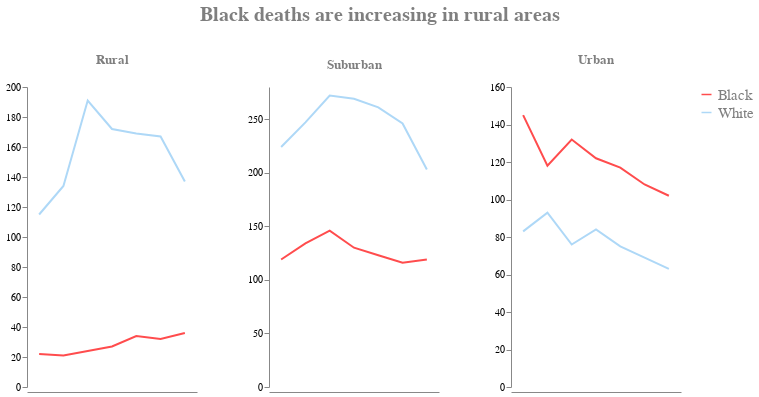

Notebook cell for this chart:
### Markdown cell above
If we look at the police killings based on the number of households per square mile, we find that more people, especially Black people, are dying in rural and surburban areas. A possible reason for this disparity may be that these areas do not face the same scrutiny or pressure to reform their policing practices. It seems like only when high-profile killings happen, do people actually pay attention, which is just awful. How many more deaths are happening out there that we aren't aware of just because it hasn't generated the same level of attention as Ferguson or Minneapolis?

### Code cell
#hide_input

#show where police shootings are happening
geo2 = df.groupby(['year','Race','Geography']).size().reset_index()
geo2 = geo2[(geo2.Race == 'Black') | (geo2.Race == 'White')]
geo2 = geo2.rename(columns={0:'deaths'})
geo2['year'] = geo2['year'].astype(str)

domain = ['Black', 'White']
range_ = ['#ff4c4d', '#aed8f7']

a = alt.Chart(geo2).mark_line().encode(
    alt.X('year', axis=alt.Axis(values=[2013, 2019], labelAngle=0)),
    alt.Y('deaths'),
    color=alt.Color('Race', scale=alt.Scale(domain=domain, range=range_))
).properties(width=170)

alt.layer(a, data=geo2).facet(
    alt.Column('Geography', title=None, 
               header=alt.Header(labelFontSize=13, labelColor='#7f7f7f', labelFontWeight='bolder', 
                                 labelAlign='center', labelAnchor='middle', labelOrient='top', labelPadding=15)),
    spacing=alt.RowColnumber(column=50),
    title='Black deaths are increasing in rural areas'
).resolve_scale(
    y='independent'
).configure_axis(
    grid=False
).configure_axisX(
    title=None
).configure_axisY(
    title=None
).configure_view(
    strokeWidth=0
).configure_title(
    fontSize=20,
    anchor='middle',
    color='#7f7f7f',
    dy=-25
).configure_legend(
    title=None, labelFontSize=15, labelColor='#7f7f7f', orient='right')

### Figure 1 — Vega-Lite specification as saved in the notebook (floating-point values rounded to 4 significant figures)
{"config": {"view": {"continuousWidth": 400, "continuousHeight": 300, "strokeWidth": 0}, "axis": {"grid": false}, "axisX": {"title": null}, "axisY": {"title": null}, "legend": {"labelColor": "#7f7f7f", "labelFontSize": 15, "orient": "right", "title": null}, "title": {"anchor": "middle", "color": "#7f7f7f", "dy": -25, "fontSize": 20}}, "data": {"name": "data-c23900770cba1b5d6ebd3115cd1e1a4e"}, "facet": {"type": "nominal", "field": "Geography", "header": {"labelAlign": "center", "labelAnchor": "middle", "labelColor": "#7f7f7f", "labelFontSize": 13, "labelFontWeight": "bolder", "labelOrient": "top", "labelPadding": 15}, "title": null}, "spec": {"layer": [{"mark": "line", "encoding": {"color": {"type": "nominal", "field": "Race", "scale": {"domain": ["Black", "White"], "range": ["#ff4c4d", "#aed8f7"]}}, "x": {"type": "nominal", "axis": {"labelAngle": 0, "values": [2013, 2019]}, "field": "year"}, "y": {"type": "quantitative", "field": "deaths"}}, "width": 170}]}, "resolve": {"scale": {"y": "independent"}}, "spacing": {"column": 50}, "title": "Black deaths are increasing in rural areas", "$schema": "https://vega.github.io/schema/vega-lite/v4.8.1.json", "datasets": {"data-c23900770cba1b5d6ebd3115cd1e1a4e": [{"year": "2013", "Race": "Black", "Geography": "Rural", "deaths": 22}, {"year": "2013", "Race": "Black", "Geography": "Suburban", "deaths": 119}, {"year": "2013", "Race": "Black", "Geography": "Urban", "deaths": 145}, {"year": "2013", "Race": "White", "Geography": "Rural", "deaths": 115}, {"year": "2013", "Race": "White", "Geography": "Suburban", "deaths": 224}, {"year": "2013", "Race": "White", "Geography": "Urban", "deaths": 83}, {"year": "2014", "Race": "Black", "Geography": "Rural", "deaths": 21}, {"year": "2014", "Race": "Black", "Geography": "Suburban", "deaths": 134}, {"year": "2014", "Race": "Black", "Geography": "Urban", "deaths": 118}, {"year": "2014", "Race": "White", "Geography": "Rural", "deaths": 134}, {"year": "2014", "Race": "White", "Geography": "Suburban", "deaths": 247}, {"year": "2014", "Race": "White", "Geography": "Urban", "deaths": 93}, {"year": "2015", "Race": "Black", "Geography": "Rural", "deaths": 24}, {"year": "2015", "Race": "Black", "Geography": "Suburban", "deaths": 146}, {"year": "2015", "Race": "Black", "Geography": "Urban", "deaths": 132}, {"year": "2015", "Race": "White", "Geography": "Rural", "deaths": 191}, {"year": "2015", "Race": "White", "Geography": "Suburban", "deaths": 272}, {"year": "2015", "Race": "White", "Geography": "Urban", "deaths": 76}, {"year": "2016", "Race": "Black", "Geography": "Rural", "deaths": 27}, {"year": "2016", "Race": "Black", "Geography": "Suburban", "deaths": 130}, {"year": "2016", "Race": "Black", "Geography": "Urban", "deaths": 122}, {"year": "2016", "Race": "White", "Geography": "Rural", "deaths": 172}, {"year": "2016", "Race": "White", "Geography": "Suburban", "deaths": 269}, {"year": "2016", "Race": "White", "Geography": "Urban", "deaths": 84}, {"year": "2017", "Race": "Black", "Geography": "Rural", "deaths": 34}, {"year": "2017", "Race": "Black", "Geography": "Suburban", "deaths": 123}, {"year": "2017", "Race": "Black", "Geography": "Urban", "deaths": 117}, {"year": "2017", "Race": "White", "Geography": "Rural", "deaths": 169}, {"year": "2017", "Race": "White", "Geography": "Suburban", "deaths": 261}, {"year": "2017", "Race": "White", "Geography": "Urban", "deaths": 75}, {"year": "2018", "Race": "Black", "Geography": "Rural", "deaths": 32}, {"year": "2018", "Race": "Black", "Geography": "Suburban", "deaths": 116}, {"year": "2018", "Race": "Black", "Geography": "Urban", "deaths": 108}, {"year": "2018", "Race": "White", "Geography": "Rural", "deaths": 167}, {"year": "2018", "Race": "White", "Geography": "Suburban", "deaths": 246}, {"year": "2018", "Race": "White", "Geography": "Urban", "deaths": 69}, {"year": "2019", "Race": "Black", "Geography": "Rural", "deaths": 36}, {"year": "2019", "Race": "Black", "Geography": "Suburban", "deaths": 119}, {"year": "2019", "Race": "Black", "Geography": "Urban", "deaths": 102}, {"year": "2019", "Race": "White", "Geography": "Rural", "deaths": 137}, {"year": "2019", "Race": "White", "Geography": "Suburban", "deaths": 203}, {"year": "2019", "Race": "White", "Geography": "Urban", "deaths": 63}]}}
